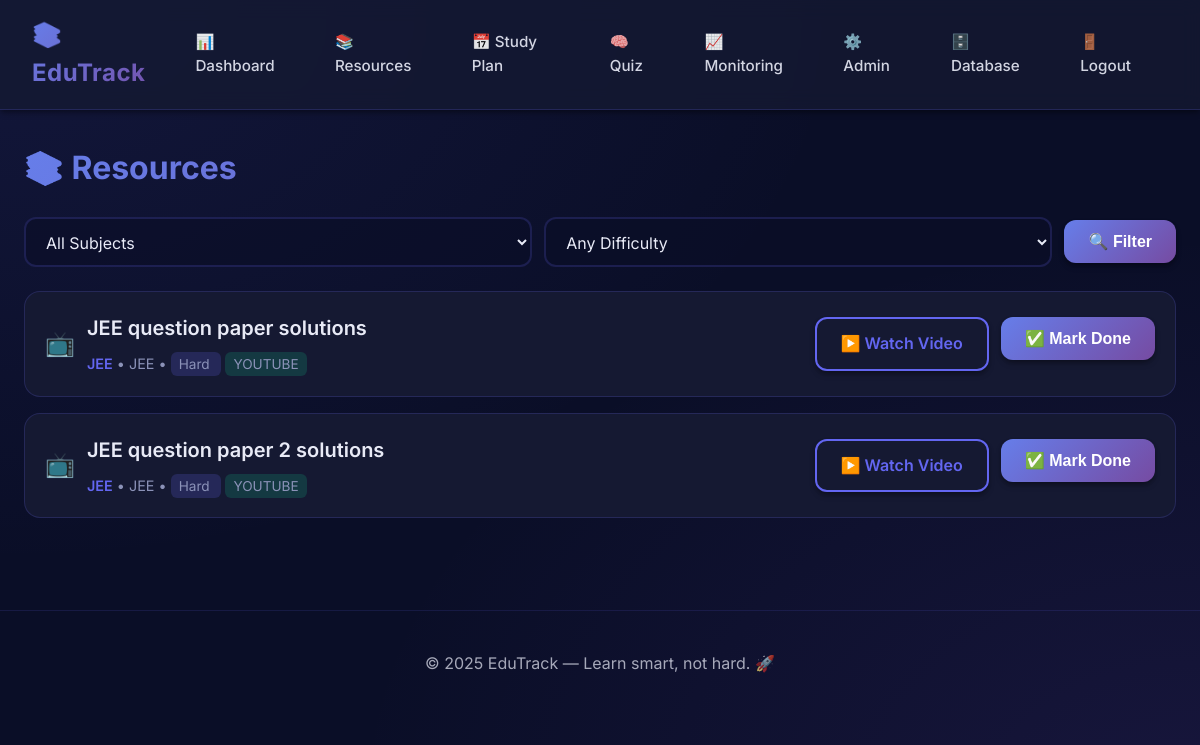
Page /resources (signed in) on the committed database.
### models.py (models this page shows)
class Resource(db.Model):
    id = db.Column(db.Integer, primary_key=True)
    title = db.Column(db.String(255), nullable=False)
    subject = db.Column(db.String(50), nullable=False)
    grade = db.Column(db.String(10), nullable=True)
    exam = db.Column(db.String(20), nullable=True)
    difficulty = db.Column(db.String(10), default="easy")
    url = db.Column(db.String(500), nullable=False)
    resource_type = db.Column(db.String(20), default="other")  # pdf, youtube, other
    created_at = db.Column(db.DateTime, default=datetime.utcnow)

### app.py (the view)
@app.route('/resources')
@login_required
def resources():
    subject = request.args.get('subject', '')
    difficulty = request.args.get('difficulty', '')
    query = Resource.query
    if subject:
        query = query.filter_by(subject=subject)
    if difficulty:
        query = query.filter_by(difficulty=difficulty)
    if current_user.grade:
        query = query.filter((Resource.grade == current_user.grade) | (Resource.grade == None))
    if current_user.target_exam:
        query = query.filter((Resource.exam == current_user.target_exam) | (Resource.exam == None))
    items = query.all()
    subjects = db.session.query(Resource.subject).distinct().all()
    subjects = [s[0] for s in subjects]
    return render_template('resources.html', items=items, subjects=subjects)

### app.py (called while the page is built)
@login_manager.user_loader
def load_user(user_id):
    return User.query.get(int(user_id))

### templates/resources.html (shortened to what this page needs)
{% extends "base.html" %}
{% block content %}
<h2>📚 Resources</h2>
<form method="get" class="filters">
  <select name="subject">
    <option value="">All Subjects</option>
  </select>
  <select name="difficulty">
    <option value="">Any Difficulty</option>
  </select>
  <button class="btn" type="submit">🔍 Filter</button>
</form>
<div class="list">
  {% for r in items %}
  <div class="item">
    <div style="display: flex; align-items: center; gap: 12px;">
      {% if r.resource_type == 'youtube' %}
        <span style="font-size: 1.5rem;">📺</span>
      {% elif r.resource_type == 'pdf' %}
        <span style="font-size: 1.5rem;">📄</span>
      {% else %}
        <span style="font-size: 1.5rem;">🔗</span>
      {% endif %}
      <div>
        <h4>{{ r.title }}</h4>
        <p class="muted">
          <span style="color: var(--accent); font-weight: 600;">{{ r.subject }}</span> •
          {{ r.exam or ('Grade ' ~ r.grade) }} •
          <span style="padding: 4px 8px; background: rgba(99, 102, 241, 0.2); border-radius: 6px; font-size: 0.85rem;">
            {{ r.difficulty|capitalize }}
          </span>
          {% if r.resource_type %}
          <span style="padding: 4px 8px; background: rgba(16, 185, 129, 0.2); border-radius: 6px; font-size: 0.85rem; margin-left: 4px;">
            {{ r.resource_type|upper }}
          </span>
          {% endif %}
        </p>
      </div>
    </div>
    <div class="actions">
      {% if r.resource_type == 'youtube' %}
        <a class="btn outline" href="{{ r.url }}" target="_blank">▶️ Watch Video</a>
      {% elif r.resource_type == 'pdf' %}
        <a class="btn outline" href="{{ r.url }}" target="_blank">📄 View PDF</a>
      {% else %}
        <a class="btn outline" href="{{ r.url }}" target="_blank">🔗 Open</a>
      {% endif %}
      <form method="post" action="{{ url_for('track') }}" onsubmit="return tracked(this);" style="margin: 0;">
        <button class="btn" type="submit">✅ Mark Done</button>
      </form>
    </div>
  </div>
  {% else %}
  <div class="empty-state">
    <p>No resources found. Try adjusting your filters.</p>
  </div>
  {% endfor %}
</div>
{% endblock %}

### static/css/styles.css (style rules this page uses)
:root { --bg: #0a0e27; --panel: #151932; --panel-hover: #1d2342; --muted: #8b92b8; --text: #e8eaf6; --accent: #6366f1; --accent-hover: #818cf8; --accent-2: #10b981; --accent-2-hover: #34d399; --danger: #ef4444; --warning: #f59e0b; --success: #10b981; --gradient-1: linear-gradient(135deg, #667eea 0%, #764ba2 100%); --gradient-2: linear-gradient(135deg, #f093fb 0%, #f5576c 100%); --gradient-3: linear-gradient(135deg, #4facfe 0%, #00f2fe 100%); --shadow: 0 4px 6px -1px rgba(0, 0, 0, 0.3), 0 2px 4px -1px rgba(0, 0, 0, 0.2); --shadow-lg: 0 10px 15px -3px rgba(0, 0, 0, 0.4), 0 4px 6px -2px rgba(0, 0, 0, 0.3); }
* { box-sizing: border-box; margin: 0; padding: 0; }
body { margin: 0; font-family: 'Inter', 'Segoe UI', system-ui, -apple-system, Roboto, sans-serif; background: var(--bg); background-image: radial-gradient(at 0% 0%, rgba(99, 102, 241, 0.1) 0px, transparent 50%), radial-gradient(at 100% 100%, rgba(139, 92, 246, 0.1) 0px, transparent 50%); color: var(--text); line-height: 1.6; min-height: 100vh; }
a { color: var(--text); text-decoration: none; transition: all 0.3s ease; }
input, select, textarea { background: rgba(10, 14, 39, 0.6); color: var(--text); border: 2px solid rgba(99, 102, 241, 0.2); border-radius: 12px; padding: 12px 16px; font-size: 1rem; transition: all 0.3s ease; font-family: inherit; }
.btn { background: var(--gradient-1); color: white; border: none; border-radius: 12px; padding: 12px 24px; cursor: pointer; font-weight: 600; font-size: 1rem; transition: all 0.3s ease; box-shadow: var(--shadow); position: relative; overflow: hidden; }
.btn::before { content: ''; position: absolute; top: 0; left: -100%; width: 100%; height: 100%; background: linear-gradient(90deg, transparent, rgba(255, 255, 255, 0.2), transparent); transition: left 0.5s; }
.btn.outline { background: transparent; border: 2px solid var(--accent); color: var(--accent); }
h2 { font-size: 2rem; font-weight: 700; margin-bottom: 24px; background: var(--gradient-1); -webkit-background-clip: text; -webkit-text-fill-color: transparent; background-clip: text; }
h4 { font-size: 1.25rem; font-weight: 600; margin-bottom: 8px; color: var(--text); }
.muted { color: var(--muted); font-size: 0.9rem; }
.list { display: flex; flex-direction: column; gap: 16px; }
.item { display: flex; justify-content: space-between; align-items: center; background: var(--panel); padding: 20px; border-radius: 16px; border: 1px solid rgba(99, 102, 241, 0.2); transition: all 0.3s ease; }
.actions { display: flex; gap: 12px; flex-wrap: wrap; }
.filters { display: flex; gap: 12px; margin-bottom: 24px; flex-wrap: wrap; align-items: center; }
.filters select { flex: 1; min-width: 200px; }

### rows in the picture
Resource: title "JEE question paper solutions", subject "JEE", exam "JEE", difficulty "Hard", resource_type "YOUTUBE"
Resource: title "JEE question paper 2 solutions", subject "JEE", exam "JEE", difficulty "Hard", resource_type "YOUTUBE"
